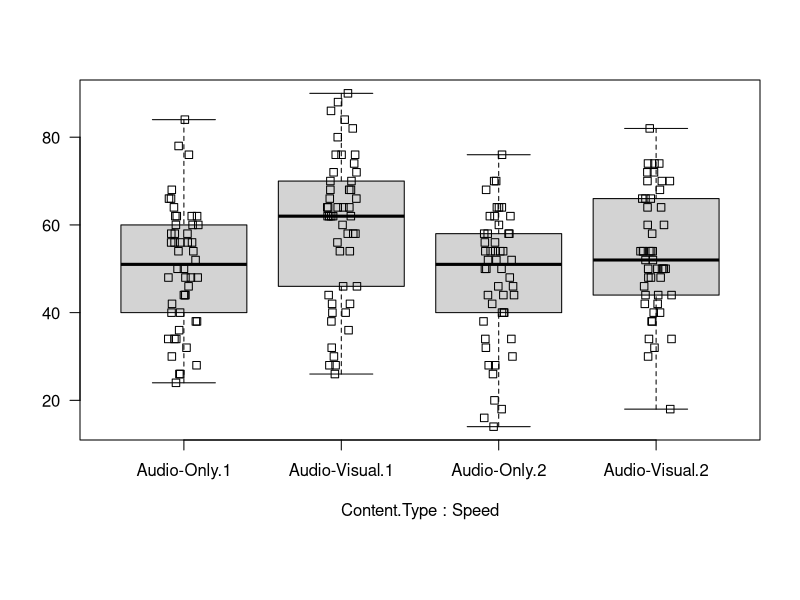
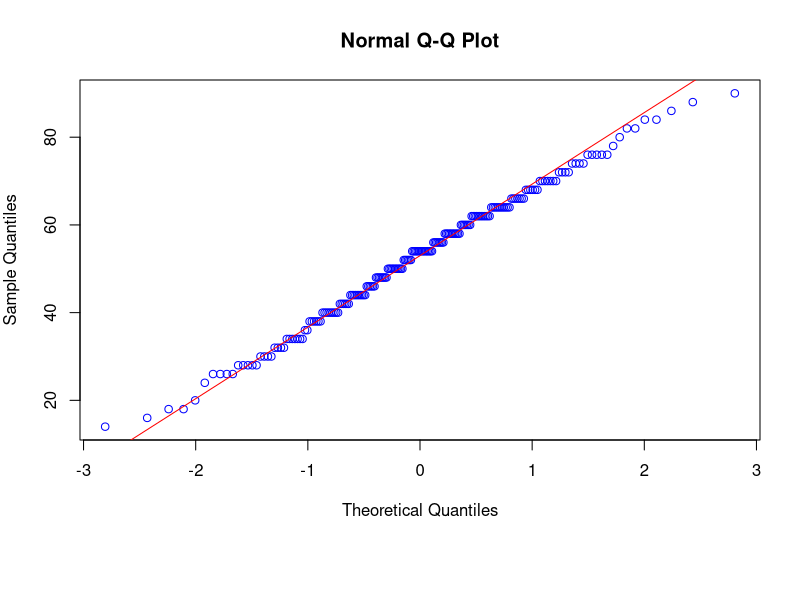
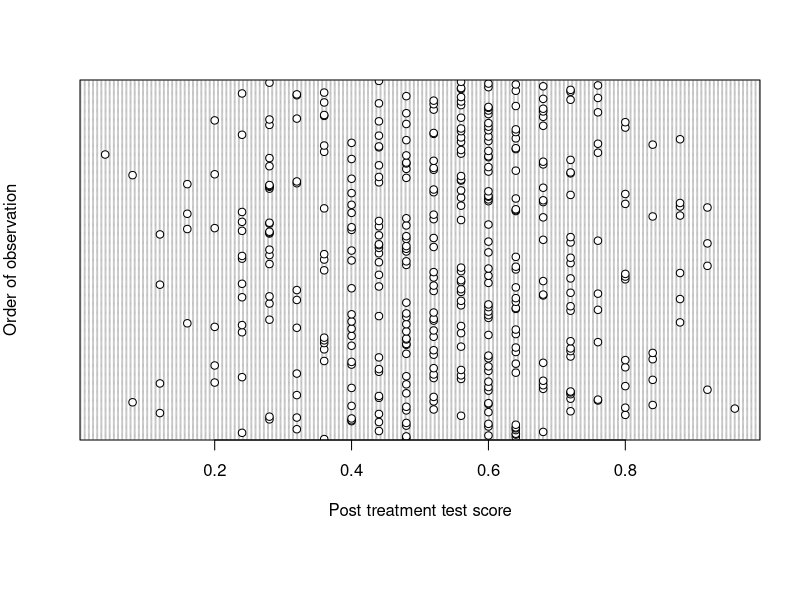

Reproduce these figures in R, in order. (Note: this script raises an error after producing the figures.)


library(tidyverse)

data <- read.csv("Ex2 Data.csv")

mod_data <- data %>% 
  select(Participant.ID, Condition, Speed, 
         Content.Type, Appraisals.Accuracy, 
         Roman.Empire.Accuracy, Avg.Accuracy) %>%
  mutate(Avg.Accuracy = Avg.Accuracy*100,
         Appraisals.Accuracy = Appraisals.Accuracy*100,
         Roman.Empire.Accuracy = Roman.Empire.Accuracy*100)

output_data <- read.csv("Ex2 Output.csv")

mod_output_data <- output_data %>% 
  group_by(Participant.ID) %>% 
  mutate(Accuracy = mean(Accuracy)*100) %>%  
  distinct(Participant.ID, .keep_all = TRUE) %>%  
  ungroup()

mod_output_data$Speed <- factor(mod_output_data$Speed)
mod_output_data$Content.Type <- factor(mod_output_data$Content.Type)
mod_output_data$Condition <- factor(mod_output_data$Condition,
                             labels = c("1x Audio", "2x Audio-Visual", "2x Audio", "1x Audio-Visual"))

par(mar = c(8, 4, 4, 2))  # Increase bottom margin
boxplot(Accuracy ~ Content.Type * Speed, data = mod_output_data, 
        ylab = "", main = "", las = 1)

stripchart(Accuracy ~ Content.Type * Speed, data = mod_output_data, vertical = TRUE, add = TRUE, method = "jitter")
sort(tapply(mod_output_data$Accuracy, mod_output_data$Condition, sd))
qqnorm(mod_output_data$Accuracy, pty = 4, col ="blue")
qqline(mod_output_data$Accuracy, col = "red")
dotchart(output_data$Accuracy, ylab = "Order of observation", xlab ="Post treatment test score")

mod1 <- aov(Accuracy ~ Speed + Content.Type + Content.Type:Speed, data = mod_output_data)
mod3 <- aov(Accuracy ~ Content.Type * Speed, data = mod_output_data)

model.tables(mod1, type = "effects")
model.tables(mod2, type = "effects")
model.tables(mod3, type = "effects")

summary(mod1)

library(emmeans)
reg.mod <- lm(Accuracy ~ Content.Type * Speed, data = mod_output_data)
summary(reg.mod)


mod1 <- aov(Accuracy ~ Content.Type * Speed, data = mod_output_data)
summary(mod1)


emmeans(reg.mod,~Content.Type * Speed)
emmeans(reg.mod,~Content.Type | Speed)




mod_output_data <- mod_output_data %>% select(Participant.ID, Condition, Speed, Content.Type, Accuracy)
write.csv(mod_output_data, file ="Exp2DataPlayback.csv", row.names = F)
